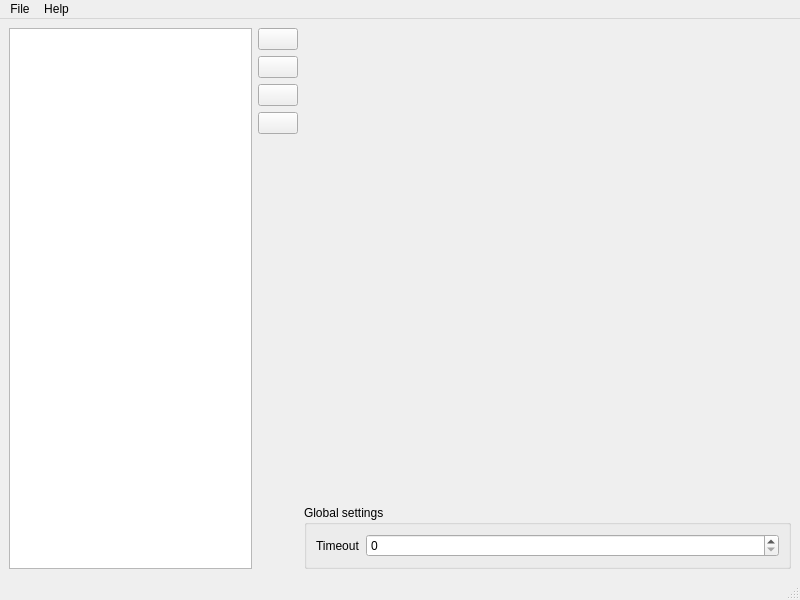
<?xml version="1.0" encoding="UTF-8"?>
<ui version="4.0">
 <class>EFIBootEditor</class>
 <widget class="QMainWindow" name="EFIBootEditor">
  <property name="geometry">
   <rect>
    <x>0</x>
    <y>0</y>
    <width>800</width>
    <height>600</height>
   </rect>
  </property>
  <property name="sizePolicy">
   <sizepolicy hsizetype="MinimumExpanding" vsizetype="MinimumExpanding">
    <horstretch>0</horstretch>
    <verstretch>0</verstretch>
   </sizepolicy>
  </property>
  <property name="minimumSize">
   <size>
    <width>800</width>
    <height>600</height>
   </size>
  </property>
  <property name="windowTitle">
   <string>EFI Boot Editor</string>
  </property>
  <property name="windowIcon">
   <iconset theme="preferences-system"></iconset>
  </property>
  <widget class="QWidget" name="boot">
   <layout class="QHBoxLayout" name="horizontalLayout" stretch="1,0,2">
    <item>
     <widget class="BootEntryListView" name="entries_list">
      <property name="toolTip">
       <string>Boot entries</string>
      </property>
      <property name="statusTip">
       <string>Boot entries</string>
      </property>
      <property name="whatsThis">
       <string>&lt;html&gt;&lt;head/&gt;&lt;body&gt;&lt;p&gt;This is the list of the boot entries.&lt;/p&gt;&lt;/body&gt;&lt;/html&gt;</string>
      </property>
      <property name="sizeAdjustPolicy">
       <enum>QAbstractScrollArea::AdjustToContents</enum>
      </property>
      <property name="editTriggers">
       <set>QAbstractItemView::NoEditTriggers</set>
      </property>
      <property name="alternatingRowColors">
       <bool>true</bool>
      </property>
      <property name="selectionBehavior">
       <enum>QAbstractItemView::SelectRows</enum>
      </property>
      <property name="horizontalScrollMode">
       <enum>QAbstractItemView::ScrollPerPixel</enum>
      </property>
      <property name="movement">
       <enum>QListView::Snap</enum>
      </property>
      <property name="resizeMode">
       <enum>QListView::Adjust</enum>
      </property>
      <property name="wordWrap">
       <bool>true</bool>
      </property>
     </widget>
    </item>
    <item>
     <layout class="QVBoxLayout" name="entries_actions">
      <item>
       <widget class="QPushButton" name="entry_add">
        <property name="maximumSize">
         <size>
          <width>48</width>
          <height>48</height>
         </size>
        </property>
        <property name="toolTip">
         <string>Add new entry</string>
        </property>
        <property name="statusTip">
         <string>Add new entry</string>
        </property>
        <property name="whatsThis">
         <string>&lt;html&gt;&lt;head/&gt;&lt;body&gt;&lt;p&gt;Click this to add new boot entry.&lt;/p&gt;&lt;/body&gt;&lt;/html&gt;</string>
        </property>
        <property name="text">
         <string/>
        </property>
        <property name="icon">
         <iconset theme="add"></iconset>
        </property>
        <property name="iconSize">
         <size>
          <width>24</width>
          <height>24</height>
         </size>
        </property>
       </widget>
      </item>
      <item>
       <widget class="QPushButton" name="entry_remove">
        <property name="maximumSize">
         <size>
          <width>48</width>
          <height>48</height>
         </size>
        </property>
        <property name="toolTip">
         <string>Remove entry</string>
        </property>
        <property name="statusTip">
         <string>Remove entry</string>
        </property>
        <property name="whatsThis">
         <string>&lt;html&gt;&lt;head/&gt;&lt;body&gt;&lt;p&gt;Click this to remove currently selected entry.&lt;/p&gt;&lt;/body&gt;&lt;/html&gt;</string>
        </property>
        <property name="text">
         <string/>
        </property>
        <property name="icon">
         <iconset theme="remove"></iconset>
        </property>
        <property name="iconSize">
         <size>
          <width>24</width>
          <height>24</height>
         </size>
        </property>
       </widget>
      </item>
      <item>
       <widget class="QPushButton" name="entry_move_up">
        <property name="maximumSize">
         <size>
          <width>48</width>
          <height>48</height>
         </size>
        </property>
        <property name="toolTip">
         <string>Move entry up</string>
        </property>
        <property name="statusTip">
         <string>Move entry up</string>
        </property>
        <property name="whatsThis">
         <string>&lt;html&gt;&lt;head/&gt;&lt;body&gt;&lt;p&gt;Click this to move currently selected entry up.&lt;/p&gt;&lt;/body&gt;&lt;/html&gt;</string>
        </property>
        <property name="text">
         <string/>
        </property>
        <property name="icon">
         <iconset theme="up"></iconset>
        </property>
        <property name="iconSize">
         <size>
          <width>24</width>
          <height>24</height>
         </size>
        </property>
       </widget>
      </item>
      <item>
       <widget class="QPushButton" name="entry_move_down">
        <property name="maximumSize">
         <size>
          <width>48</width>
          <height>48</height>
         </size>
        </property>
        <property name="toolTip">
         <string>Move entry down</string>
        </property>
        <property name="statusTip">
         <string>Move entry down</string>
        </property>
        <property name="whatsThis">
         <string>&lt;html&gt;&lt;head/&gt;&lt;body&gt;&lt;p&gt;Click this to move currently selected entry down.&lt;/p&gt;&lt;/body&gt;&lt;/html&gt;</string>
        </property>
        <property name="text">
         <string/>
        </property>
        <property name="icon">
         <iconset theme="down"></iconset>
        </property>
        <property name="iconSize">
         <size>
          <width>24</width>
          <height>24</height>
         </size>
        </property>
       </widget>
      </item>
      <item>
       <spacer name="entries_actions_spacer">
        <property name="orientation">
         <enum>Qt::Vertical</enum>
        </property>
        <property name="sizeHint" stdset="0">
         <size>
          <width>20</width>
          <height>40</height>
         </size>
        </property>
       </spacer>
      </item>
     </layout>
    </item>
    <item>
     <layout class="QVBoxLayout" name="settings">
      <item>
       <widget class="BootEntryForm" name="entry_form" native="true">
        <property name="sizePolicy">
         <sizepolicy hsizetype="Expanding" vsizetype="Expanding">
          <horstretch>0</horstretch>
          <verstretch>0</verstretch>
         </sizepolicy>
        </property>
        <property name="focusPolicy">
         <enum>Qt::StrongFocus</enum>
        </property>
        <property name="toolTip">
         <string>Entry form</string>
        </property>
        <property name="statusTip">
         <string>Entry form</string>
        </property>
        <property name="whatsThis">
         <string>&lt;html&gt;&lt;head/&gt;&lt;body&gt;&lt;p&gt;Entry form&lt;/p&gt;&lt;/body&gt;&lt;/html&gt;</string>
        </property>
       </widget>
      </item>
      <item>
       <spacer name="settings_spacer">
        <property name="orientation">
         <enum>Qt::Vertical</enum>
        </property>
        <property name="sizeHint" stdset="0">
         <size>
          <width>20</width>
          <height>40</height>
         </size>
        </property>
       </spacer>
      </item>
      <item>
       <widget class="QGroupBox" name="global">
        <property name="toolTip">
         <string>Global settings</string>
        </property>
        <property name="statusTip">
         <string>Global settings</string>
        </property>
        <property name="whatsThis">
         <string>&lt;html&gt;&lt;head/&gt;&lt;body&gt;&lt;p&gt;Global settings&lt;/p&gt;&lt;/body&gt;&lt;/html&gt;</string>
        </property>
        <property name="autoFillBackground">
         <bool>false</bool>
        </property>
        <property name="title">
         <string>Global settings</string>
        </property>
        <property name="flat">
         <bool>true</bool>
        </property>
        <property name="checkable">
         <bool>false</bool>
        </property>
        <layout class="QFormLayout" name="global_form">
         <item row="0" column="0">
          <widget class="QLabel" name="timeout_label">
           <property name="toolTip">
            <string>&lt;html&gt;&lt;head/&gt;&lt;body&gt;&lt;p&gt;Boot manager timeout&lt;/p&gt;&lt;/body&gt;&lt;/html&gt;</string>
           </property>
           <property name="statusTip">
            <string>Timeout</string>
           </property>
           <property name="text">
            <string>Timeout</string>
           </property>
          </widget>
         </item>
         <item row="0" column="1">
          <widget class="QSpinBox" name="timeout_number">
           <property name="toolTip">
            <string>Ttimeout</string>
           </property>
           <property name="statusTip">
            <string>Timeout</string>
           </property>
           <property name="whatsThis">
            <string>&lt;html&gt;&lt;head/&gt;&lt;body&gt;&lt;p&gt;Timeout&lt;/p&gt;&lt;/body&gt;&lt;/html&gt;</string>
           </property>
          </widget>
         </item>
        </layout>
       </widget>
      </item>
     </layout>
    </item>
   </layout>
  </widget>
  <widget class="QMenuBar" name="menu">
   <property name="geometry">
    <rect>
     <x>0</x>
     <y>0</y>
     <width>800</width>
     <height>22</height>
    </rect>
   </property>
   <property name="toolTip">
    <string>Menu bar</string>
   </property>
   <property name="statusTip">
    <string>Menu bar</string>
   </property>
   <property name="whatsThis">
    <string>&lt;html&gt;&lt;head/&gt;&lt;body&gt;&lt;p&gt;Menu bar&lt;/p&gt;&lt;/body&gt;&lt;/html&gt;</string>
   </property>
   <widget class="QMenu" name="file">
    <property name="toolTip">
     <string>File</string>
    </property>
    <property name="statusTip">
     <string>File</string>
    </property>
    <property name="whatsThis">
     <string>&lt;html&gt;&lt;head/&gt;&lt;body&gt;&lt;p&gt;File menu&lt;/p&gt;&lt;/body&gt;&lt;/html&gt;</string>
    </property>
    <property name="title">
     <string>File</string>
    </property>
    <addaction name="save"/>
    <addaction name="export_"/>
    <addaction name="import_"/>
    <addaction name="reload"/>
    <addaction name="separator"/>
    <addaction name="exit"/>
   </widget>
   <widget class="QMenu" name="help">
    <property name="toolTip">
     <string>Help</string>
    </property>
    <property name="statusTip">
     <string>Help</string>
    </property>
    <property name="whatsThis">
     <string>&lt;html&gt;&lt;head/&gt;&lt;body&gt;&lt;p&gt;Help menu&lt;/p&gt;&lt;/body&gt;&lt;/html&gt;</string>
    </property>
    <property name="title">
     <string>Help</string>
    </property>
    <addaction name="about"/>
    <addaction name="separator"/>
    <addaction name="dump_raw_efi_data"/>
   </widget>
   <addaction name="file"/>
   <addaction name="help"/>
  </widget>
  <widget class="QStatusBar" name="status">
   <property name="toolTip">
    <string>Status bar</string>
   </property>
   <property name="statusTip">
    <string>Status bar</string>
   </property>
   <property name="whatsThis">
    <string>&lt;html&gt;&lt;head/&gt;&lt;body&gt;&lt;p&gt;Status bar&lt;/p&gt;&lt;/body&gt;&lt;/html&gt;</string>
   </property>
  </widget>
  <action name="exit">
   <property name="icon">
    <iconset theme="exit"></iconset>
   </property>
   <property name="text">
    <string>Exit</string>
   </property>
   <property name="statusTip">
    <string>Exit</string>
   </property>
   <property name="whatsThis">
    <string>&lt;html&gt;&lt;head/&gt;&lt;body&gt;&lt;p&gt;Exit the program&lt;/p&gt;&lt;/body&gt;&lt;/html&gt;</string>
   </property>
   <property name="shortcut">
    <string>Ctrl+Q</string>
   </property>
  </action>
  <action name="save">
   <property name="icon">
    <iconset theme="document-save"></iconset>
   </property>
   <property name="text">
    <string>Save</string>
   </property>
   <property name="statusTip">
    <string>Save</string>
   </property>
   <property name="whatsThis">
    <string>&lt;html&gt;&lt;head/&gt;&lt;body&gt;&lt;p&gt;Apply changes to the system&lt;/p&gt;&lt;/body&gt;&lt;/html&gt;</string>
   </property>
   <property name="shortcut">
    <string>Ctrl+S</string>
   </property>
  </action>
  <action name="reload">
   <property name="icon">
    <iconset theme="reload"></iconset>
   </property>
   <property name="text">
    <string>Reload</string>
   </property>
   <property name="statusTip">
    <string>Reload</string>
   </property>
   <property name="whatsThis">
    <string>&lt;html&gt;&lt;head/&gt;&lt;body&gt;&lt;p&gt;Reloads EFI data from the system&lt;/p&gt;&lt;/body&gt;&lt;/html&gt;</string>
   </property>
   <property name="shortcut">
    <string>Ctrl+R</string>
   </property>
  </action>
  <action name="about">
   <property name="icon">
    <iconset theme="help"></iconset>
   </property>
   <property name="text">
    <string>About EFI Boot Editor</string>
   </property>
   <property name="statusTip">
    <string>About EFI Boot Editor</string>
   </property>
   <property name="whatsThis">
    <string>&lt;html&gt;&lt;head/&gt;&lt;body&gt;&lt;p&gt;Show information about the program&lt;/p&gt;&lt;/body&gt;&lt;/html&gt;</string>
   </property>
  </action>
  <action name="export_">
   <property name="icon">
    <iconset theme="document-export"></iconset>
   </property>
   <property name="text">
    <string>Export</string>
   </property>
   <property name="statusTip">
    <string>Export</string>
   </property>
   <property name="whatsThis">
    <string>&lt;html&gt;&lt;head/&gt;&lt;body&gt;&lt;p&gt;Export current entries into JSON&lt;/p&gt;&lt;/body&gt;&lt;/html&gt;</string>
   </property>
   <property name="shortcut">
    <string>Ctrl+E</string>
   </property>
  </action>
  <action name="import_">
   <property name="icon">
    <iconset theme="document-import"></iconset>
   </property>
   <property name="text">
    <string>Import</string>
   </property>
   <property name="statusTip">
    <string>Import</string>
   </property>
   <property name="whatsThis">
    <string>&lt;html&gt;&lt;head/&gt;&lt;body&gt;&lt;p&gt;Import EFI data from JSON dump&lt;/p&gt;&lt;/body&gt;&lt;/html&gt;</string>
   </property>
   <property name="shortcut">
    <string>Ctrl+I</string>
   </property>
  </action>
  <action name="dump_raw_efi_data">
   <property name="icon">
    <iconset theme="document-export"></iconset>
   </property>
   <property name="text">
    <string>Dump raw EFI data</string>
   </property>
   <property name="statusTip">
    <string>Dump raw EFI data</string>
   </property>
   <property name="whatsThis">
    <string>&lt;html&gt;&lt;head/&gt;&lt;body&gt;&lt;p&gt;Dumps raw EFI data for debugging purposes&lt;/p&gt;&lt;/body&gt;&lt;/html&gt;</string>
   </property>
  </action>
 </widget>
 <customwidgets>
  <customwidget>
   <class>BootEntryListView</class>
   <extends>QListView</extends>
   <header>bootentrylistview.h</header>
   <slots>
    <signal>selected(QModelIndex)</signal>
    <slot>removeCurrentRow()</slot>
    <slot>insertRow()</slot>
    <slot>moveCurrentRowUp()</slot>
    <slot>moveCurrentRowDown()</slot>
   </slots>
  </customwidget>
  <customwidget>
   <class>BootEntryForm</class>
   <extends>QWidget</extends>
   <header>bootentryform.h</header>
   <container>1</container>
  </customwidget>
 </customwidgets>
 <resources/>
 <connections>
  <connection>
   <sender>entry_move_up</sender>
   <signal>clicked()</signal>
   <receiver>entries_list</receiver>
   <slot>moveCurrentRowUp()</slot>
   <hints>
    <hint type="sourcelabel">
     <x>277</x>
     <y>118</y>
    </hint>
    <hint type="destinationlabel">
     <x>130</x>
     <y>299</y>
    </hint>
   </hints>
  </connection>
  <connection>
   <sender>entry_move_down</sender>
   <signal>clicked()</signal>
   <receiver>entries_list</receiver>
   <slot>moveCurrentRowDown()</slot>
   <hints>
    <hint type="sourcelabel">
     <x>277</x>
     <y>154</y>
    </hint>
    <hint type="destinationlabel">
     <x>130</x>
     <y>299</y>
    </hint>
   </hints>
  </connection>
  <connection>
   <sender>entry_add</sender>
   <signal>clicked()</signal>
   <receiver>entries_list</receiver>
   <slot>insertRow()</slot>
   <hints>
    <hint type="sourcelabel">
     <x>277</x>
     <y>46</y>
    </hint>
    <hint type="destinationlabel">
     <x>130</x>
     <y>299</y>
    </hint>
   </hints>
  </connection>
  <connection>
   <sender>entry_remove</sender>
   <signal>clicked()</signal>
   <receiver>entries_list</receiver>
   <slot>removeCurrentRow()</slot>
   <hints>
    <hint type="sourcelabel">
     <x>277</x>
     <y>82</y>
    </hint>
    <hint type="destinationlabel">
     <x>130</x>
     <y>299</y>
    </hint>
   </hints>
  </connection>
  <connection>
   <sender>reload</sender>
   <signal>triggered()</signal>
   <receiver>EFIBootEditor</receiver>
   <slot>reload()</slot>
   <hints>
    <hint type="sourcelabel">
     <x>-1</x>
     <y>-1</y>
    </hint>
    <hint type="destinationlabel">
     <x>399</x>
     <y>299</y>
    </hint>
   </hints>
  </connection>
  <connection>
   <sender>entries_list</sender>
   <signal>selected(QModelIndex)</signal>
   <receiver>EFIBootEditor</receiver>
   <slot>enableBootEntryEditor(QModelIndex)</slot>
   <hints>
    <hint type="sourcelabel">
     <x>130</x>
     <y>299</y>
    </hint>
    <hint type="destinationlabel">
     <x>399</x>
     <y>299</y>
    </hint>
   </hints>
  </connection>
  <connection>
   <sender>exit</sender>
   <signal>triggered()</signal>
   <receiver>EFIBootEditor</receiver>
   <slot>close()</slot>
   <hints>
    <hint type="sourcelabel">
     <x>-1</x>
     <y>-1</y>
    </hint>
    <hint type="destinationlabel">
     <x>399</x>
     <y>299</y>
    </hint>
   </hints>
  </connection>
  <connection>
   <sender>save</sender>
   <signal>triggered()</signal>
   <receiver>EFIBootEditor</receiver>
   <slot>save()</slot>
   <hints>
    <hint type="sourcelabel">
     <x>-1</x>
     <y>-1</y>
    </hint>
    <hint type="destinationlabel">
     <x>399</x>
     <y>299</y>
    </hint>
   </hints>
  </connection>
  <connection>
   <sender>about</sender>
   <signal>triggered()</signal>
   <receiver>EFIBootEditor</receiver>
   <slot>showAboutBox()</slot>
   <hints>
    <hint type="sourcelabel">
     <x>-1</x>
     <y>-1</y>
    </hint>
    <hint type="destinationlabel">
     <x>399</x>
     <y>299</y>
    </hint>
   </hints>
  </connection>
  <connection>
   <sender>import_</sender>
   <signal>triggered()</signal>
   <receiver>EFIBootEditor</receiver>
   <slot>import()</slot>
   <hints>
    <hint type="sourcelabel">
     <x>-1</x>
     <y>-1</y>
    </hint>
    <hint type="destinationlabel">
     <x>399</x>
     <y>299</y>
    </hint>
   </hints>
  </connection>
  <connection>
   <sender>export_</sender>
   <signal>triggered()</signal>
   <receiver>EFIBootEditor</receiver>
   <slot>export_()</slot>
   <hints>
    <hint type="sourcelabel">
     <x>-1</x>
     <y>-1</y>
    </hint>
    <hint type="destinationlabel">
     <x>399</x>
     <y>299</y>
    </hint>
   </hints>
  </connection>
  <connection>
   <sender>dump_raw_efi_data</sender>
   <signal>triggered()</signal>
   <receiver>EFIBootEditor</receiver>
   <slot>dump()</slot>
   <hints>
    <hint type="sourcelabel">
     <x>-1</x>
     <y>-1</y>
    </hint>
    <hint type="destinationlabel">
     <x>399</x>
     <y>299</y>
    </hint>
   </hints>
  </connection>
 </connections>
 <slots>
  <slot>enableBootEntryEditor(QModelIndex)</slot>
  <slot>disableBootEntryEditor()</slot>
  <slot>showAboutBox()</slot>
  <slot>reload()</slot>
  <slot>save()</slot>
  <slot>export_()</slot>
  <slot>import()</slot>
  <slot>dump()</slot>
 </slots>
</ui>
